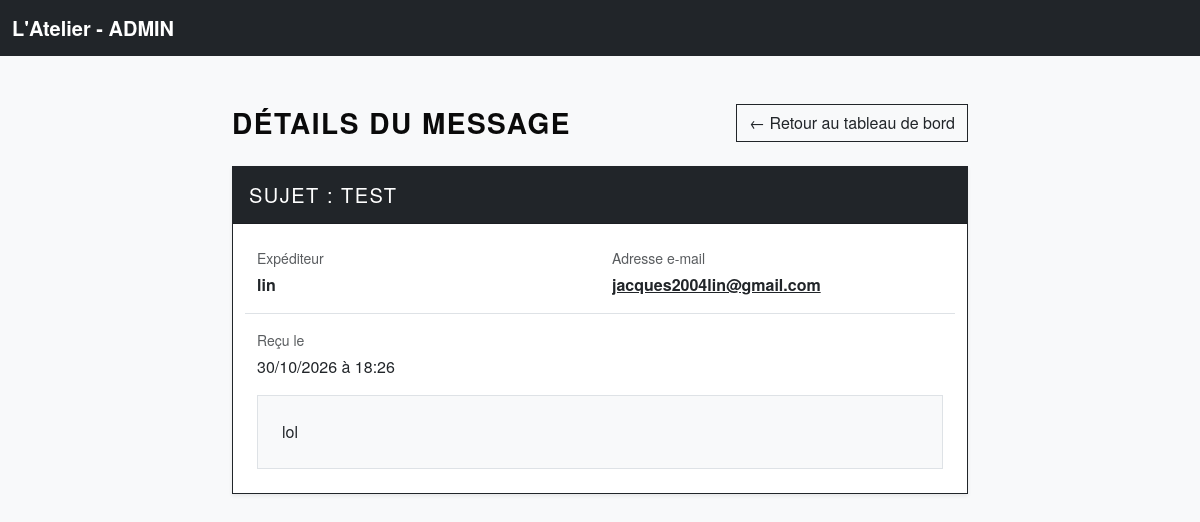
Page /lire_message.php?id=1 (signed in) on the committed database.
### tables this page shows
CREATE TABLE `messages_contact` (
  `id` int(11) NOT NULL,
  `nom` varchar(100) NOT NULL,
  `email` varchar(255) NOT NULL,
  `sujet` varchar(150) NOT NULL,
  `message` text NOT NULL,
  `date_envoi` timestamp NULL DEFAULT current_timestamp(),
  `statut` enum('non lu','lu') DEFAULT 'non lu'
);

### lire_message.php (the view, shortened to what this page needs)
<?php
require_once 'config.php';
$message_id = (int)$_GET['id'];
$stmtSelect = $pdo->prepare("SELECT * FROM messages_contact WHERE id = :id");
$stmtSelect->execute([':id' => $message_id]);
$message = $stmtSelect->fetch();
?>
<!doctype html>
<html lang="fr">
<head>
    <link href="https://cdn.jsdelivr.net/npm/bootstrap@5.3.2/dist/css/bootstrap.min.css" rel="stylesheet" />
    <link rel="stylesheet" href="index.css" />
</head>
<body class="bg-light">
    <nav class="navbar navbar-expand-lg navbar-dark bg-dark sticky-top">
        <div class="container-fluid">
            <a class="navbar-brand fw-bold" href="dashboard.php">L'Atelier - ADMIN</a>
        </div>
    </nav>
    <main class="container py-5">
        <div class="row">
            <div class="col-lg-8 mx-auto">
                <div class="d-flex justify-content-between align-items-center mb-4">
                    <h1 class="h3 fw-bold text-uppercase m-0">Détails du message</h1>
                    <a href="dashboard.php" class="btn btn-outline-dark rounded-0">&larr; Retour au tableau de bord</a>
                </div>
                <div class="card rounded-0 border-dark shadow-sm">
                    <div class="card-header bg-dark text-white rounded-0 py-3">
                        <h2 class="h5 mb-0">Sujet : <?= htmlspecialchars($message['sujet']) ?></h2>
                    </div>
                    <div class="card-body p-4">
                        <div class="row border-bottom pb-3 mb-3">
                            <div class="col-md-6">
                                <p class="mb-1 text-muted small">Expéditeur</p>
                                <p class="fw-bold mb-0"><?= htmlspecialchars($message['nom']) ?></p>
                            </div>
                            <div class="col-md-6">
                                <p class="mb-1 text-muted small">Adresse e-mail</p>
                                <p class="fw-bold mb-0">
                                    <a href="mailto:<?= htmlspecialchars($message['email']) ?>" class="text-dark">
                                        <?= htmlspecialchars($message['email']) ?>
                                    </a>
                                </p>
                            </div>
                        </div>
                        <div class="mb-2">
                            <p class="mb-1 text-muted small">Reçu le</p>
                            <p class="mb-3"><?= date('d/m/Y à H:i', strtotime($message['date_envoi'])) ?></p>
                        </div>
                        <div class="bg-light p-4 border">
                            <p class="mb-0"><?= nl2br(htmlspecialchars($message['message'])) ?></p>
                        </div>
                    </div>
                </div>
            </div>
        </div>
    </main>
</body>
</html>

### index.css (style rules this page uses)
:root { --black: #0a0a0a; --white: #fdfdfd; --grey: #e0e0e0; }
body { background-color: var(--white); color: var(--black); font-family: "Helvetica Neue", Arial, sans-serif; }
h1, h2, h3 { text-transform: uppercase; font-weight: 700; letter-spacing: 1.5px; }

### rows in the picture
messages_contact: sujet "TEST", nom "lin", email "jacques2004lin@gmail.com", date_envoi "30/10/2026 à 18:26", message "lol"
